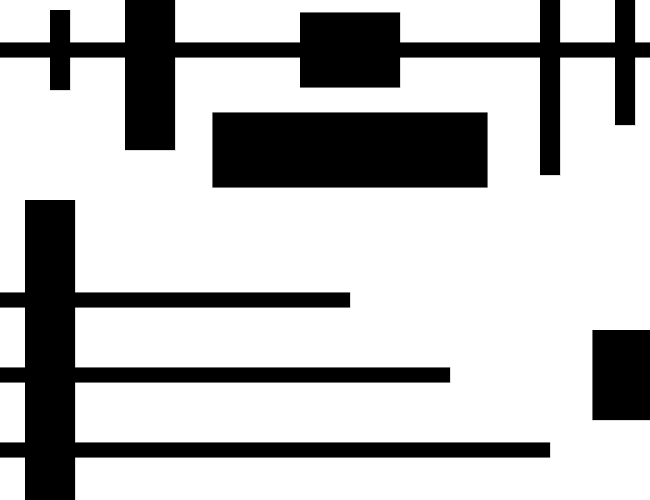
Frame 1 (no input)
Frame 60 (the mouse pressed at the canvas centre just before this capture): identical to frame 1, image omitted
Frame 120 (the mouse held since frame 60 and released just before this capture): identical to frame 1, image omitted

The Processing sketch that drew this single still picture (run headless with seeded random() and noise(); from frame 60 on, the mouse is pressed at the canvas centre):

// Processing sketch: processing_51424
// ── processing_51424.pde

void setup () {
size (650,500); // Set the size of the window

}

void draw () {
  if(mousePressed) {
 stroke(4);
  fill(175);
  rectMode(CENTER);
  rect(mouseX,mouseY,100,50);
}
  
background (255) ; // Draws a white background
smooth (); //Anti-Alias


//set ellipses and rects to CENTER mode
ellipseMode (CENTER) ;
rectMode (CENTER) ;

//Primary_Bottom Rect

stroke (0) ;
strokeWeight(abs(mouseX-pmouseX));
fill(0);
rect (100,450,900,15) ;

//Bottom Rect 1
rect (100,375,700,15) ;

//Bottom Rect 2
rect (100,300,500,15) ;


//Bottom_Vertical Rect
rect (50,450,50,500) ;

//Top_Primary_Rect
rect (100,50,1100,15) ;

//Top_Rect_2
rect (60,50,20,80) ;

//Top_Rect_3
rect (150,50,50,200) ;

//Top_Rect_4
rect (350,50,100,75) ;

//Top_Rect_5
rect (550,50,20,250) ;

//Top_Rect_6
rect (625,50,20,150) ;

//Bottom Right Rect
rect (650,375,115,90) ;

//Center Rect
rect (350,150,275,75) ;

}

void keyPressed() {
  background (200,37,37);
}
